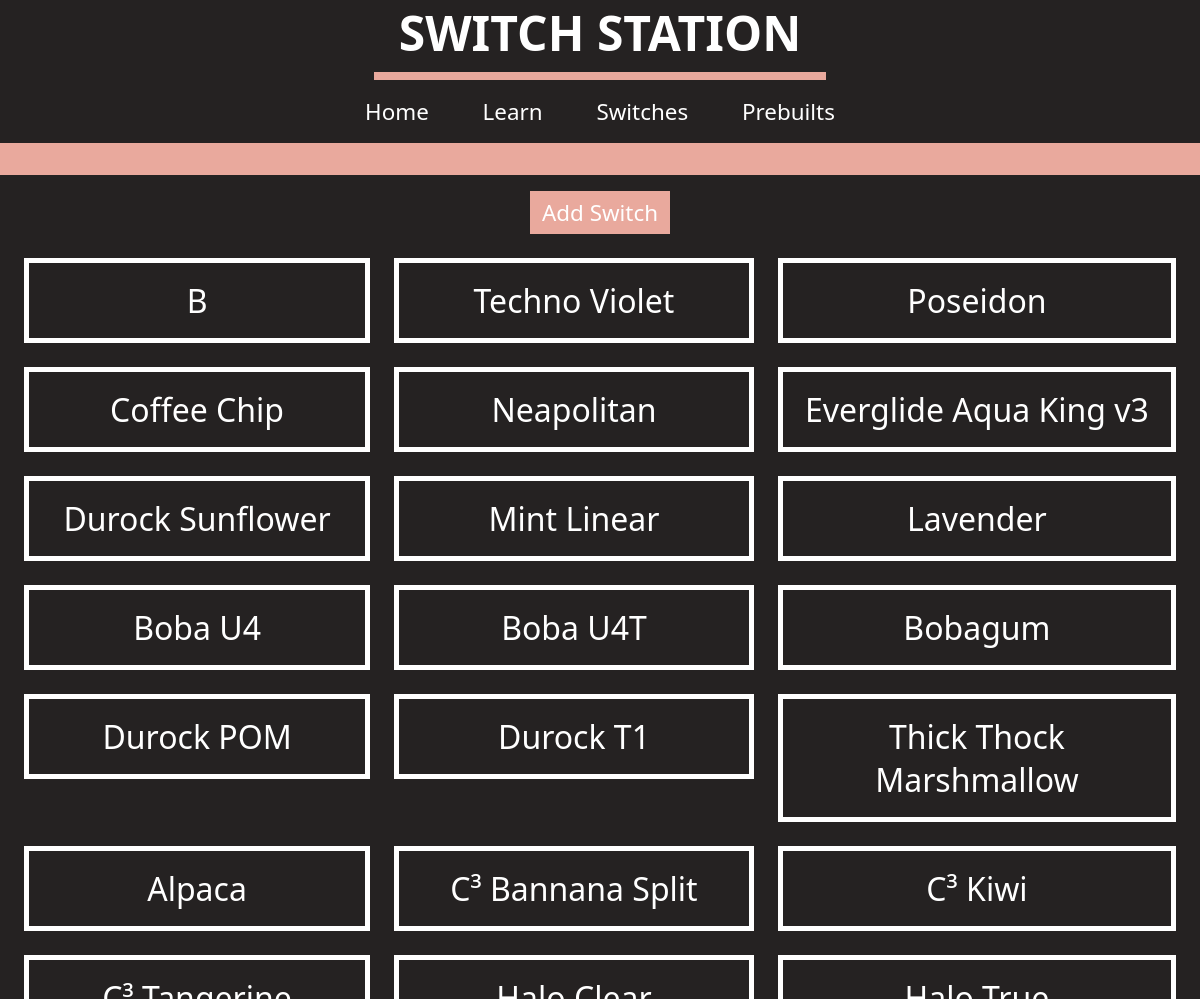
The app's page /all_switches (upper part), older data.
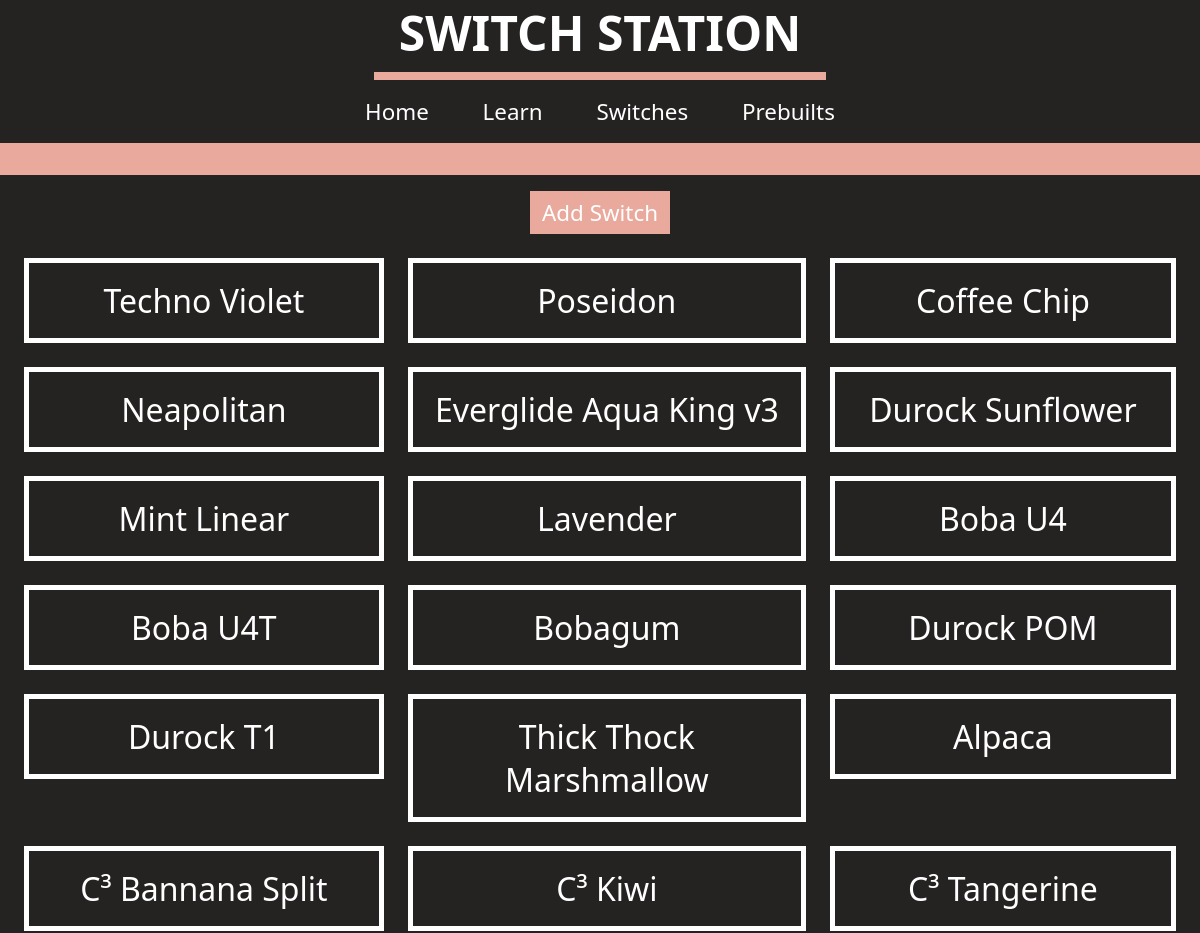
The same page, newer data.
### models.py (models this page shows)
class Switch (db.Model):
    __tablename__ = "Switch"
    id = db.Column(db.Integer, primary_key = True)
    name = db.Column(db.String())
    manufacturer = db.Column(db.String())
    style = db.Column(db.String())
    color = db.Column(db.String())
    description = db.Column(db.String())
    cost = db.Column(db.Integer())
    actuation = db.Column(db.Integer())
    bottomout = db.Column(db.Integer())
    pretravel = db.Column(db.Integer())
    totaltravel = db.Column(db.Integer())
    prebuilts = db.relationship('Prebuilt', secondary=PrebuiltSwitch, back_populates='switches')

### routes.py (the view)
@app.route('/all_switches')
def all_switches():
    results = models.Switch.query.order_by(models.Switch.id.desc()).all()
    return render_template ("all_switches.html",
                            page_title="All Switches",
                            switches = results)

### templates/all_switches.html (shortened to what this page needs)
{% extends 'layout.html' %}
{% block content %}
<div class="MoreButton"><a href="{{url_for('add_switch') }}">Add Switch</a></div>
<div class="AllSwitches">
    {% for switch in switches %}
    <a href="/switch/{{switch.id}}">
        <div class="SwitchCard">
            {{switch.name}}
        </div>
    </a>
    {% endfor %}
</div>
{% endblock %}

### templates/layout.html (shortened to what this page needs)
<!doctype html>
<html>
    <head>
        <link rel="stylesheet" href="/static/css/style.css">
    </head>
    <body>
        <div id="wrapper">
            {% include 'header.html' %}
            {% include 'nav.html' %}
            {% block content %}{% endblock%}
        </div>
    </body>
</html>

### templates/header.html
<div class="HeaderBox">
    <div class="Header"><a href="{{url_for('home') }}"><h1>SWITCH STATION</h1></a></div>
</div>

### templates/nav.html
<div class="Navigation">
    <a href="{{url_for('home') }}">Home</a> <a href="{{url_for('learn') }}">Learn</a> <a href="{{url_for('all_switches') }}">Switches</a> <a href="{{url_for('all_prebuilts') }}">Prebuilts</a>
</div>

### static/css/style.css (style rules this page uses)
html { font-family: "Segoe UI"; background-color: rgb(37, 34, 34); color: white; text-align: center; }
:root { --rosegold: rgb(233, 169, 157); }
body { margin:0; padding:0; }
a { color: white; text-decoration: none; }
.Header { height: 4.5rem; width: 28.3rem; font-size: 1.5rem; border-bottom-style: solid; border-width: 0.5rem; border-color: var(--rosegold); margin: 0 auto; }
.Navigation { font-size: 1.4rem; word-spacing: 3rem; padding-top: 1rem; padding-bottom: 1rem; border-bottom-style: solid; border-width: 2rem; border-color: var(--rosegold); background-color: rgb(37, 34, 34); }
.MoreButton { background-color: var(--rosegold); color: white; padding: 6px 12px; margin-top: 1rem; font-size: 1.4rem; text-decoration: none; display: inline-block; border: none; opacity: 100%; }
.AllSwitches { display: grid; grid-gap: 1.5rem; grid-template-columns: auto auto auto; padding: 1.5rem; }
.SwitchCard { padding: 1rem; font-size: 2rem; border-style: solid; border-color: white; border-width: 0.35rem; }

Row changes from the older to the newer data that the page shows:
removed Switch: name "B"
now on this page (row unchanged): Switch: name "C³ Tangerine"
